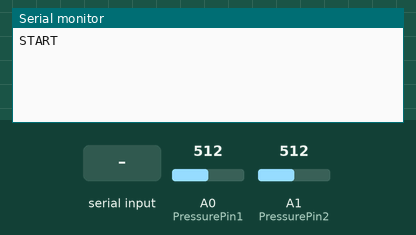
Recording of a sketch running on a simulated Arduino Uno, built with avr-gcc and run on an emulated ATmega328P. Shown: the last lines printed to the serial monitor. The test bench sets the inputs (shaded band); at power-on: A0 (PressurePin1) = 512, A1 (PressurePin2) = 512.

Above: at 7.2 s.
7.3 s: "90,45\n" received over Serial
At 9.9 s:
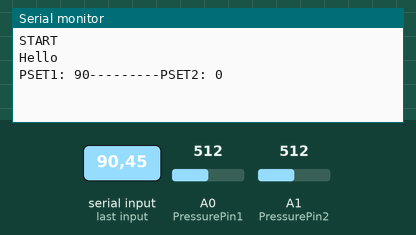
10.1 s: A0 (PressurePin1) set to 716
At 11.5 s:
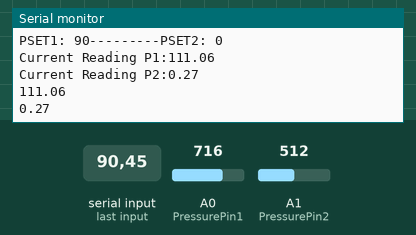
12.6 s: "30,150\n" received over Serial
14.1 s: A1 (PressurePin2) set to 716
At 15.3 s:
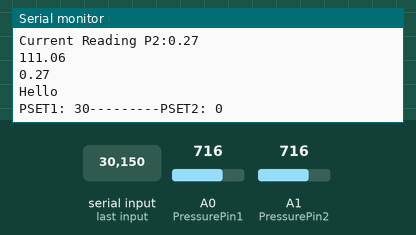
15.6 s: A0 (PressurePin1) set to 900
At 16.8 s:
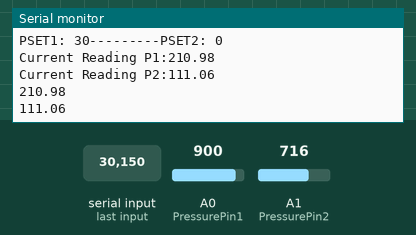
Timing chart, 0 to 18.1 s (numbered marks = the images above; inputs shaded):
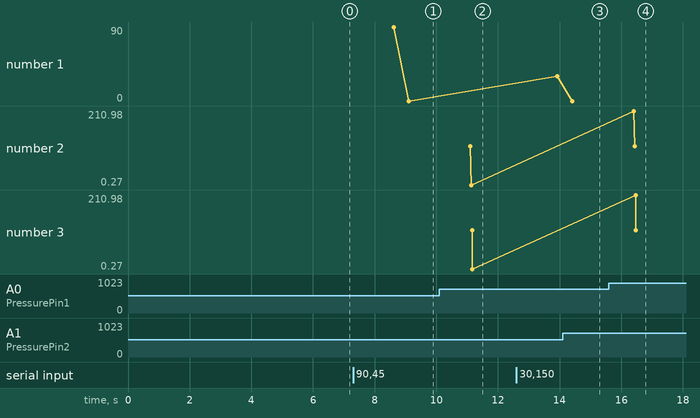

Measured:
- after the input at 7.3 s, the serial monitor: prints a new line after 1.3 s (image 1)
- after the input at 10.1 s, the serial monitor: prints a new line after 1.0 s (image 2)
- after the input at 15.6 s, the serial monitor: prints a new line after 0.81 s (image 4)
- plotted number 1: 0 → 30 after the input at 12.6 s

The sketch:

Pressure_regulator.ino
```cpp
//ALERT: SHUT THE INPUT VALVE BEFORE STARTING THIS CODE AS IT'LL CALCULATE THE INITIAL ERRORS (I GUESS YOU DON'T WANT THEM TO BE INACCURATE)
// ENJOY 8)

//IN THE SERIAL MONITOR, INPUT IN THE FORM, PRESSURE1_PRESSURE2. WHERE PRESSURE 1 AND 2 ARE THE REQUIRED PRESSURES BY THE USER.

float InputPressure = 500; //[kPa]

#include <Wire.h>
#include <SPI.h>

#define PRINT_CALCULATED
#define PRINT_SPEED 100
byte address=0x11;
#define PressureVcc1 5.000
const int CS1 = 9, CS2 = 10;
int PressurePin1 = A0, PressurePin2 = A1;
String Input;
float err1,err2;
int PSET1,PSET2;

void setup() {
    Serial.begin(9600);
    pinMode(CS1, OUTPUT);
    pinMode(CS2, OUTPUT);
    err1=analogRead(PressurePin1);
    err1=err1*5/1024;
    err1=err1/0.009;
    err2=analogRead(PressurePin2);
    err2=err2*5/1024;
    err2=err2/0.009;
    SPI.begin();
    digitalPotWrite1(0x00);
    delay(1000);
    digitalPotWrite1(0x80);
    delay(1000);
    digitalPotWrite1(0xFF);
    delay(1000);
    digitalPotWrite2(0x00);
    delay(1000);
    digitalPotWrite2(0x80);
    delay(1000);
    digitalPotWrite2(0xFF);
    delay(1000);
    Serial.println("START");
}
double MPX550DP (float err,int x)
{
  double SensVolt=x*5.0/1023.0;
  double ans=(SensVolt)/0.009;
  ans=ans-err;//kPa
  return ans;
}

//Setting value to a specific address on Chip 1
int digitalPotWrite1(int value)
{
  digitalWrite(CS1, LOW);
  digitalWrite(CS2,HIGH);
  SPI.transfer(address);
  SPI.transfer(value);
  digitalWrite(CS1, HIGH);
}

//Setting value to a specific address on Chip 2
int digitalPotWrite2(int value)
{
  digitalWrite(CS2, LOW);
  digitalWrite(CS1,HIGH);
  SPI.transfer(address);
  SPI.transfer(value);
  digitalWrite(CS2, HIGH);
}

//Separating x and y from input "x_y"
String getValue(String data, char separator, int index)
{
  int found = 0;
  int strIndex[] = { 0, -1 };
  int maxIndex = data.length() - 1;
  for (int i = 0; i <= maxIndex && found <= index; i++)
  {
    if (data.charAt(i) == separator || i == maxIndex)
    {
      found++;
      strIndex[0] = strIndex[1] + 1;
      strIndex[1] = (i == maxIndex) ? i+1 : i;
    }
  }
  return found > index ? data.substring(strIndex[0], strIndex[1]) : "";
}

void loop()
{
  while (Serial.available() > 0)
  {
    Input = Serial.readString();//Input desired pressure. Input 0 to shut off.
    String P1=getValue(Input,'_',0);
    String P2=getValue(Input,'_',1);
    PSET1 = P1.toInt();
    PSET2 = P2.toInt();
    delay(300);
    if (PSET1<0 || PSET2<0)
      Serial.println("OFF");
    else if (PSET1 > InputPressure || PSET2 > InputPressure) // Error
      Serial.println("Error: Target pressure too high");
    else
    {
      Serial.println("Hello     ");
      Serial.print("PSET1: ");
      Serial.print(PSET1);
      delay(500);
      Serial.print("---------PSET2: ");
      Serial.println(PSET2);
      delay(500);
      int mappin1=map(PSET1,0,500,0,255);
      int mappin2=map(PSET2,0,500,0,255);
      delay(500);
      digitalPotWrite1(mappin1);
      delay(500);
      digitalPotWrite2(mappin2);
      delay(500);
      int x1=analogRead(PressurePin1);
      int x2=analogRead(PressurePin2);
      delay(1);
      double p1=MPX550DP(err1,x1);
      Serial.print("Current Reading P1:");
      Serial.println(p1);

      double p2=MPX550DP(err2,x2);
      Serial.print("Current Reading P2:");
      Serial.println(p2);

      //Division by a suitable number (12) such that it gradually approaches to the pressure value defined by the user
      int i=mappin1/12;
      int j=mappin2/12;
      while(p1<PSET1 || p2<PSET2)
      {
        if(p1<PSET1){
        int temp=analogRead(PressurePin1);
        p1=MPX550DP(err1,temp);
        digitalPotWrite1(mappin1+i);
        delay(500);
        i+=1;
        }
        if(p2<PSET2){
        int temp=analogRead(PressurePin2);
        p2=MPX550DP(err2,temp);
        digitalPotWrite2(mappin2+j);
        delay(500);
        j+=1;
        }
      }
      Serial.println(p1);
      Serial.println(p2);
    }
  }
}
```
